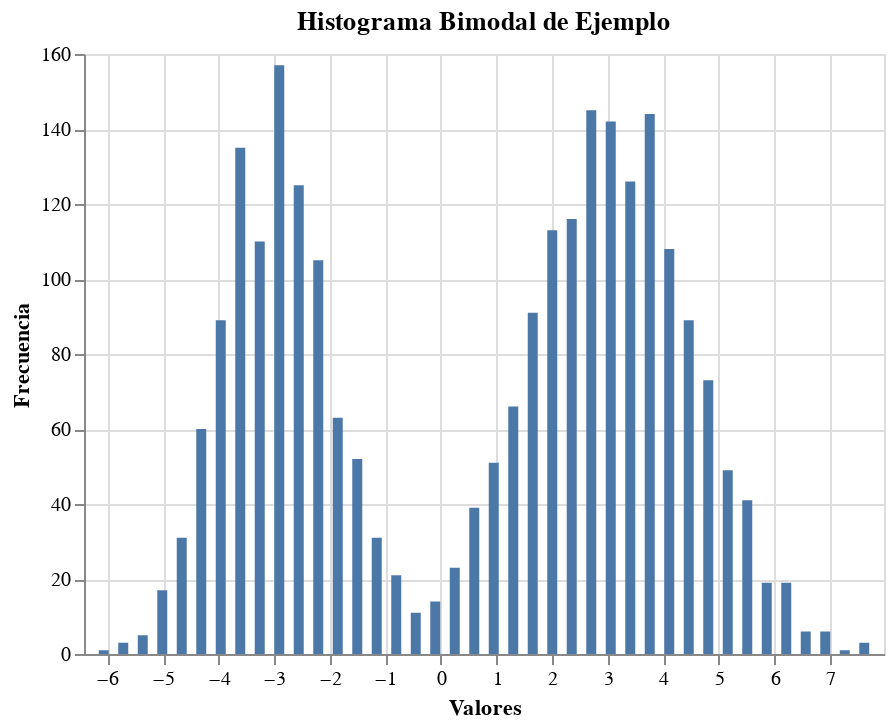

Notebook code for this chart:
### Code cell
# Ejemplo con un histograma más complejo (distribución bimodal)
fig, ax = plt.subplots(figsize=(10, 6))

# Generar datos con distribución bimodal
np.random.seed(42)
data1 = np.random.normal(-3, 1, 1000)
data2 = np.random.normal(3, 1.5, 1500)
combined_data = np.concatenate([data1, data2])

# Crear histograma con diferentes opciones
hist = ax.hist(combined_data, bins=40, alpha=0.7, color='skyblue', edgecolor='black')

ax.set_title('Histograma Bimodal de Ejemplo')
ax.set_xlabel('Valores')
ax.set_ylabel('Frecuencia')
ax.grid(True, alpha=0.3)

# Mostrar el gráfico de Matplotlib
plt.show()

# Convertir a Vega-Lite e imprimir tipo detectado
vega_lite_spec = create_vega_lite_spec(fig, ax)

# Mostrar el gráfico de Vega-Lite
vega_lite_spec

### Figure 1 — Vega-Lite specification as saved in the notebook (floating-point values rounded to 4 significant figures)
{"config": {"view": {"continuousWidth": 400, "continuousHeight": 300}}, "data": {"name": "data-a68665bda29f3c30b87c69a97145e407"}, "mark": "bar", "encoding": {"tooltip": [{"field": "bin_start", "format": ".2f", "title": "Inicio", "type": "quantitative"}, {"field": "bin_end", "format": ".2f", "title": "Fin", "type": "quantitative"}, {"field": "count", "title": "Frecuencia", "type": "quantitative"}], "x": {"axis": {"tickCount": 20}, "field": "x", "scale": {"domain": [-6.241, 7.79]}, "title": "Valores", "type": "quantitative"}, "y": {"field": "y", "title": "Frecuencia", "type": "quantitative"}}, "height": 300, "title": "Histograma Bimodal de Ejemplo", "width": 400, "$schema": "https://vega.github.io/schema/vega-lite/v4.17.0.json", "datasets": {"data-a68665bda29f3c30b87c69a97145e407": [{"bin_start": -6.241, "bin_end": -5.89, "x": -6.066, "y": 1.0, "count": 1.0, "label": "histogram"}, {"bin_start": -5.89, "bin_end": -5.54, "x": -5.715, "y": 3.0, "count": 3.0, "label": "histogram"}, {"bin_start": -5.54, "bin_end": -5.189, "x": -5.364, "y": 5.0, "count": 5.0, "label": "histogram"}, {"bin_start": -5.189, "bin_end": -4.838, "x": -5.014, "y": 17.0, "count": 17.0, "label": "histogram"}, {"bin_start": -4.838, "bin_end": -4.487, "x": -4.663, "y": 31.0, "count": 31.0, "label": "histogram"}, {"bin_start": -4.487, "bin_end": -4.137, "x": -4.312, "y": 60.0, "count": 60.0, "label": "histogram"}, {"bin_start": -4.137, "bin_end": -3.786, "x": -3.961, "y": 89.0, "count": 89.0, "label": "histogram"}, {"bin_start": -3.786, "bin_end": -3.435, "x": -3.61, "y": 135.0, "count": 135.0, "label": "histogram"}, {"bin_start": -3.435, "bin_end": -3.084, "x": -3.26, "y": 110.0, "count": 110.0, "label": "histogram"}, {"bin_start": -3.084, "bin_end": -2.734, "x": -2.909, "y": 157.0, "count": 157.0, "label": "histogram"}, {"bin_start": -2.734, "bin_end": -2.383, "x": -2.558, "y": 125.0, "count": 125.0, "label": "histogram"}, {"bin_start": -2.383, "bin_end": -2.032, "x": -2.207, "y": 105.0, "count": 105.0, "label": "histogram"}, {"bin_start": -2.032, "bin_end": -1.681, "x": -1.857, "y": 63.0, "count": 63.0, "label": "histogram"}, {"bin_start": -1.681, "bin_end": -1.33, "x": -1.506, "y": 52.0, "count": 52.0, "label": "histogram"}, {"bin_start": -1.33, "bin_end": -0.9797, "x": -1.155, "y": 31.0, "count": 31.0, "label": "histogram"}, {"bin_start": -0.9797, "bin_end": -0.6289, "x": -0.8043, "y": 21.0, "count": 21.0, "label": "histogram"}, {"bin_start": -0.6289, "bin_end": -0.2781, "x": -0.4535, "y": 11.0, "count": 11.0, "label": "histogram"}, {"bin_start": -0.2781, "bin_end": 0.07265, "x": -0.1027, "y": 14.0, "count": 14.0, "label": "histogram"}, {"bin_start": 0.07265, "bin_end": 0.4234, "x": 0.248, "y": 23.0, "count": 23.0, "label": "histogram"}, {"bin_start": 0.4234, "bin_end": 0.7742, "x": 0.5988, "y": 39.0, "count": 39.0, "label": "histogram"}, {"bin_start": 0.7742, "bin_end": 1.125, "x": 0.9496, "y": 51.0, "count": 51.0, "label": "histogram"}, {"bin_start": 1.125, "bin_end": 1.476, "x": 1.3, "y": 66.0, "count": 66.0, "label": "histogram"}, {"bin_start": 1.476, "bin_end": 1.827, "x": 1.651, "y": 91.0, "count": 91.0, "label": "histogram"}, {"bin_start": 1.827, "bin_end": 2.177, "x": 2.002, "y": 113.0, "count": 113.0, "label": "histogram"}, {"bin_start": 2.177, "bin_end": 2.528, "x": 2.353, "y": 116.0, "count": 116.0, "label": "histogram"}, {"bin_start": 2.528, "bin_end": 2.879, "x": 2.703, "y": 145.0, "count": 145.0, "label": "histogram"}, {"bin_start": 2.879, "bin_end": 3.23, "x": 3.054, "y": 142.0, "count": 142.0, "label": "histogram"}, {"bin_start": 3.23, "bin_end": 3.58, "x": 3.405, "y": 126.0, "count": 126.0, "label": "histogram"}, {"bin_start": 3.58, "bin_end": 3.931, "x": 3.756, "y": 144.0, "count": 144.0, "label": "histogram"}, {"bin_start": 3.931, "bin_end": 4.282, "x": 4.107, "y": 108.0, "count": 108.0, "label": "histogram"}, {"bin_start": 4.282, "bin_end": 4.633, "x": 4.457, "y": 89.0, "count": 89.0, "label": "histogram"}, {"bin_start": 4.633, "bin_end": 4.983, "x": 4.808, "y": 73.0, "count": 73.0, "label": "histogram"}, {"bin_start": 4.983, "bin_end": 5.334, "x": 5.159, "y": 49.0, "count": 49.0, "label": "histogram"}, {"bin_start": 5.334, "bin_end": 5.685, "x": 5.51, "y": 41.0, "count": 41.0, "label": "histogram"}, {"bin_start": 5.685, "bin_end": 6.036, "x": 5.86, "y": 19.0, "count": 19.0, "label": "histogram"}, {"bin_start": 6.036, "bin_end": 6.387, "x": 6.211, "y": 19.0, "count": 19.0, "label": "histogram"}, {"bin_start": 6.387, "bin_end": 6.737, "x": 6.562, "y": 6.0, "count": 6.0, "label": "histogram"}, {"bin_start": 6.737, "bin_end": 7.088, "x": 6.913, "y": 6.0, "count": 6.0, "label": "histogram"}, {"bin_start": 7.088, "bin_end": 7.439, "x": 7.264, "y": 1.0, "count": 1.0, "label": "histogram"}, {"bin_start": 7.439, "bin_end": 7.79, "x": 7.614, "y": 3.0, "count": 3.0, "label": "histogram"}]}}
